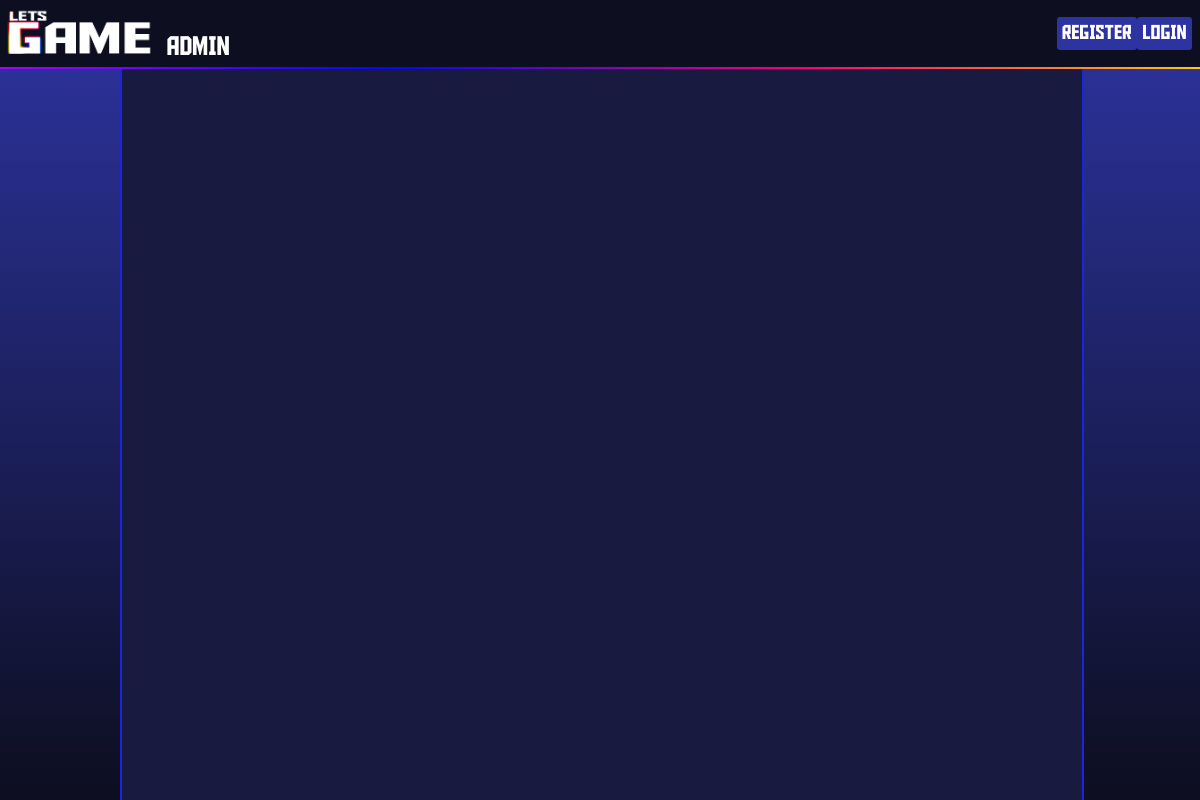
The page /admin/reportList.php on the database as committed earlier.
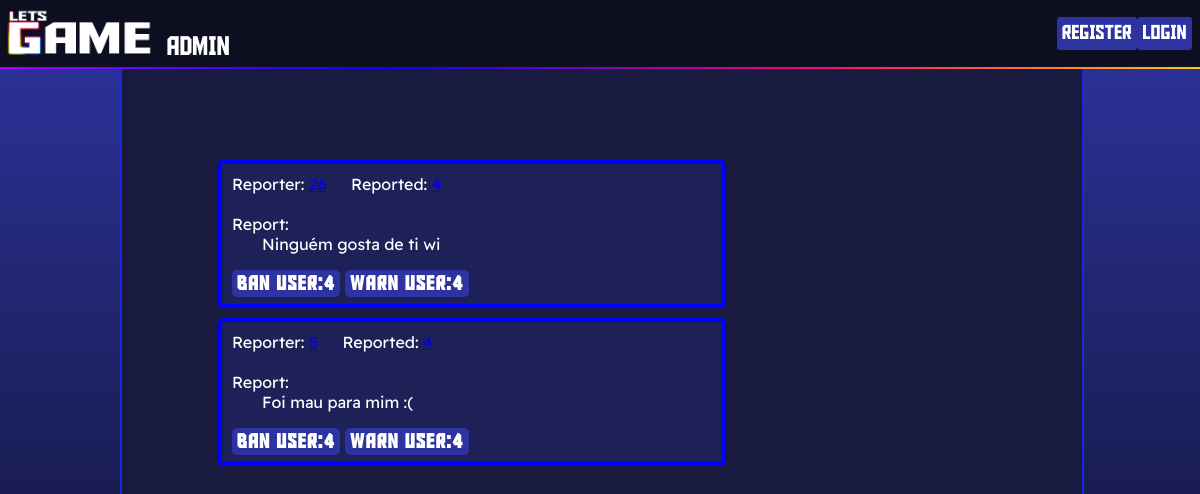
The same page on the database as committed later.
### tables this page shows
CREATE TABLE `report` (
  `reportID` int(11) NOT NULL,
  `senderID` int(11) NOT NULL,
  `receiverID` int(11) NOT NULL,
  `type` varchar(80) DEFAULT NULL,
  `tempo` datetime NOT NULL DEFAULT current_timestamp()
);

### admin/reportList.php (the view, shortened to what this page needs)
<html lang="en">
<head>
  <link rel="stylesheet" href="../styles.css">
  <link rel="stylesheet" href="./reportList.css">
</head>
<body>
  <?php
  include './navbar.php';
  include '../auth/db.php';
  ?>
  <div class="data">
    <?php
    $reports = $pdo->query('SELECT * FROM report order by tempo desc')->fetchAll();
    foreach ($reports as $report) {
      echo '
      <div style="border:solid 4px blue;border-radius:5px;width:500px;margin-left:10%;margin-bottom:10px;background-color:#2d35a13f;">
        <div style="padding:10px;">
          <p>Reporter:
          <a style="padding-right:20px" href="../profile.php?id=' . $report["senderID"] . '" class="itemLista">' . $report['senderID'] . '</a>
          Reported:
          <a href="../profile.php?id=' . $report["receiverID"] . '" class="itemLista">' . $report['receiverID'] . '</a>
          </p>
          <p ></br>Report:</br><p style="margin-left:30px;padding-bottom:20px">' . $report['type'] . '</p></p>
          <a href="" class="buttones">BAN USER:' . $report["receiverID"] . '</a>
          <a href="" class="buttones">WARN USER:' . $report["receiverID"] . '</a>
        </div>
      </div>';
    }
    ?>
  </div>
</body>
</html>

### admin/navbar.php (shortened to what this page needs)
<div class="nav-bar-container">
        <a class="logoAdm" href="admHome.php"><button class="logobtn"></button><span style="margin-left:10pt;margin-bottom:5pt;">ADMIN</span></a>
        <div class='right' style="display: flex;width:150px">
            <?php
            if (isset($_SESSION['loggedin']) && $_SESSION['loggedin'] == true) {
                echo '
                <a href="../auth/logout.php" ><button class="logout-button" style="width:100px;height:45px;">SIGN OUT</button></a>';
            } else {
                echo '<a href="./register.php"><button class="register-button">REGISTER</button></a>
                <a href="./login.php"><button class="login-button">LOGIN</button></a>';
            } ?>
        </div>
    </div>

### styles.css (style rules this page uses)
* { margin: 0; padding: 0; }
html { background-color: #0d0e20; }
body { -webkit-font-smoothing: antialiased; background-color: #e5e5f7; background-image: linear-gradient(0deg, #0d0e20 0%, rgb(45, 52, 161) 100%); background-size: cover; color: white; font-family: "ReadexPro"; overflow-x: hidden; }
* { scrollbar-width: auto; scrollbar-color: #2d34a1 #000; }
.logobtn { background-color: rgba(0, 0, 0, 0); background-image: url("./images/logo.png"); background-size: cover; border: none; width: 110pt; height: 35pt; transition: 0.2s; transform: translateZ(0); }
.login-button, .register-button, .logout-button { font-family: "Aldo"; font-size: 15pt; color: white; width: auto; height: 25pt; background-color: #2d34a1; border-radius: 3px; color: white; border-style: none; padding: 4pt; transition: 0.2s; transform: translateZ(0); margin-right: 2%; }
.nav-bar-container { z-index: 2; position: fixed; top: 0; display: flex; flex-direction: row; justify-content: space-between; align-items: center; width: 100%; padding: 5pt; background-color: #0d0e20; height: 40pt; border-bottom: 2pt white solid; border-image: linear-gradient( 90deg, rgba(180, 0, 255, 1) 0%, rgba(0, 6, 255, 1) 33%, rgba(255, 0, 114, 1) 66%, rgba(255, 222, 0, 1) 100%); border-image-slice: 60 30; }

### admin/reportList.css (style rules this page uses)
.data { z-index: 0; padding-top: 120pt; width: 80%; background-color: #181b3f; margin-left: 10%; height: calc(100vh - 120pt); flex-direction: column; justify-content: space-between; border-right: 2pt solid #1926da; border-left: 2pt solid #1926da; animation: fadeInAnimation ease 0.5s; animation-iteration-count: 1; animation-fill-mode: forwards; }
.buttones { letter-spacing: 1pt; font-family: "Aldo"; align-self: center; text-align: center; text-decoration: none; font-size: 15pt; font-weight: bold; text-transform: uppercase; outline: 0; background: #2d34a1; width: 80%; border: 0; padding: 5px; color: #ffffff; cursor: pointer; border-radius: 5px; transition: 0.1s; transform: translateZ(0); margin-bottom: 2%; }

### admin/navbar.php (style rules this page uses)
.logoAdm { color:white; text-decoration:none;font-family:Aldo;font-size:20pt; transition: 0.2s; transform: translateZ(0); }

Rows that differ between the two databases and show on the page:
added report: type "Ninguém gosta de ti wi", receiverID "4"
added report: type "Foi mau para mim :(", receiverID "4"
